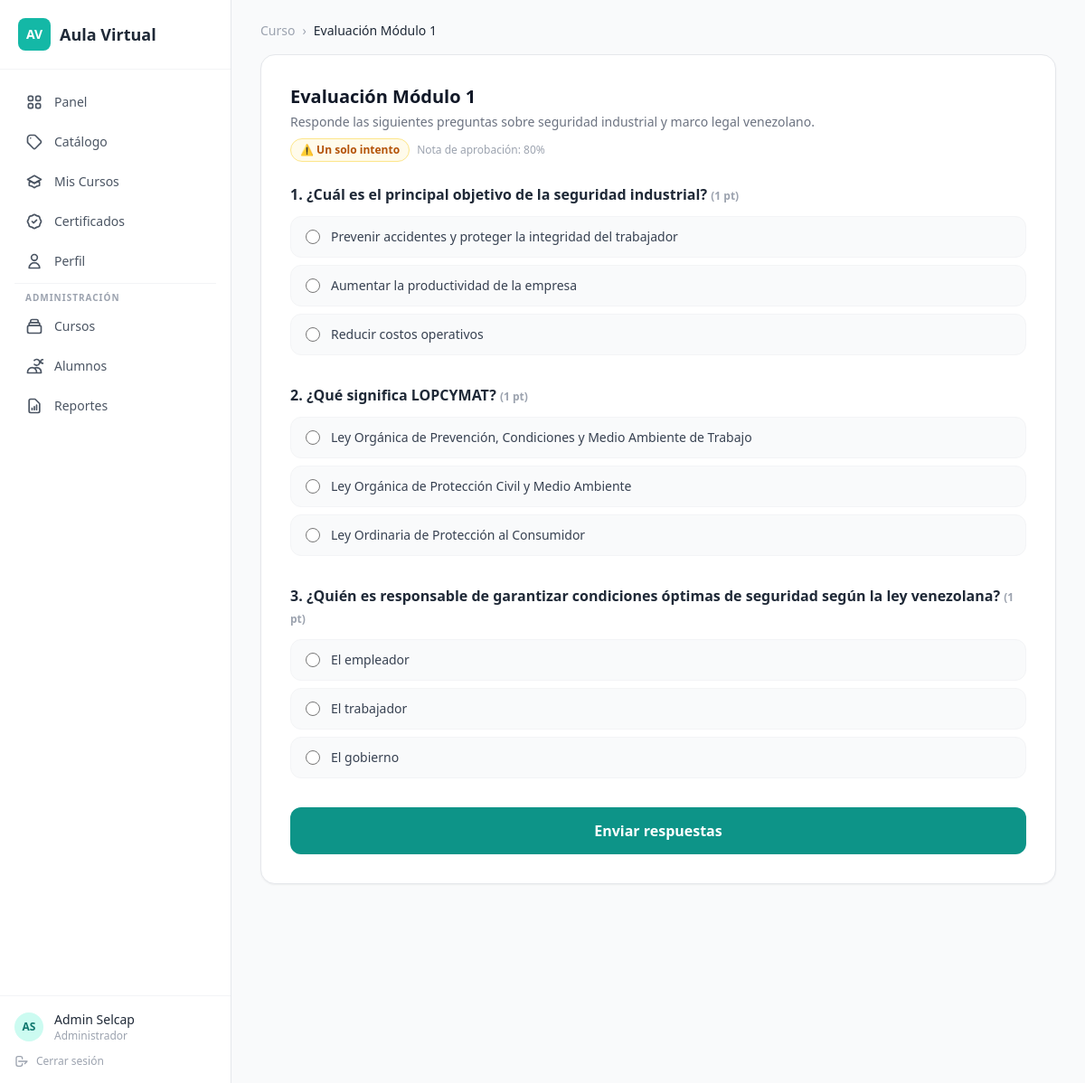
The page /evaluation.php?id=1 (signed in) on the database its author committed.
### tables this page shows
CREATE TABLE users (
    id INT AUTO_INCREMENT PRIMARY KEY,
    email VARCHAR(255) NOT NULL UNIQUE,
    password_hash VARCHAR(255) NOT NULL,
    first_name VARCHAR(100) NOT NULL,
    last_name VARCHAR(100) NOT NULL,
    role ENUM('admin','student') DEFAULT 'student',
    is_active TINYINT(1) DEFAULT 1,
    created_at TIMESTAMP DEFAULT CURRENT_TIMESTAMP
);

CREATE TABLE evaluations (
    id INT AUTO_INCREMENT PRIMARY KEY,
    section_id INT NOT NULL,
    title VARCHAR(255) NOT NULL,
    description TEXT,
    max_attempts INT DEFAULT 1,
    passing_score INT DEFAULT 80,
    sort_order INT DEFAULT 0,
    FOREIGN KEY (section_id) REFERENCES sections(id) ON DELETE CASCADE
);

CREATE TABLE questions (
    id INT AUTO_INCREMENT PRIMARY KEY,
    evaluation_id INT NOT NULL,
    text TEXT NOT NULL,
    type ENUM('multiple_choice') DEFAULT 'multiple_choice',
    points INT DEFAULT 1,
    sort_order INT DEFAULT 0,
    FOREIGN KEY (evaluation_id) REFERENCES evaluations(id) ON DELETE CASCADE
);

CREATE TABLE answers (
    id INT AUTO_INCREMENT PRIMARY KEY,
    question_id INT NOT NULL,
    text TEXT NOT NULL,
    is_correct TINYINT(1) DEFAULT 0,
    sort_order INT DEFAULT 0,
    FOREIGN KEY (question_id) REFERENCES questions(id) ON DELETE CASCADE
);

### includes/auth.php (called while the page is built, shortened)
<?php
require_once __DIR__ . '/config.php';
function isLoggedIn(): bool {
    return isset($_SESSION['user_id']);
}
function currentUser(): ?array {
    try {
        $stmt = db()->prepare('SELECT id, email, first_name, last_name, role FROM users WHERE id = ? AND is_active = 1');
        $stmt->execute([$_SESSION['user_id']]);
        return $stmt->fetch() ?: null;
    } catch (PDOException $e) {
        return null;
    }
}

### includes/config.php (called while the page is built, shortened)
<?php
function db(): PDO {
    static $pdo = null;
    if ($pdo === null) {
        $dsn = sprintf('mysql:host=%s;dbname=%s;charset=%s', DB_HOST, DB_NAME, DB_CHARSET);
        $pdo = new PDO($dsn, DB_USER, DB_PASS, [
            PDO::ATTR_ERRMODE => PDO::ERRMODE_EXCEPTION,
            PDO::ATTR_DEFAULT_FETCH_MODE => PDO::FETCH_ASSOC,
            PDO::ATTR_EMULATE_PREPARES => false,
        ]);
    }
    return $pdo;
}

### evaluation.php (the view, shortened to what this page needs)
<?php
require_once __DIR__ . '/includes/auth.php';
$evalId = (int) ($_GET['id'] ?? 0);
$pdo = db();
$stmt = $pdo->prepare('SELECT e.*, s.course_id FROM evaluations e
    JOIN sections s ON e.section_id = s.id
    WHERE e.id = ?');
$stmt->execute([$evalId]);
$evaluation = $stmt->fetch();
    ?>
    <?php
$qStmt = $pdo->prepare('SELECT * FROM questions WHERE evaluation_id = ? ORDER BY sort_order');
$qStmt->execute([$evalId]);
$questions = $qStmt->fetchAll();
$aStmt = $pdo->prepare('SELECT * FROM answers WHERE question_id IN (SELECT id FROM questions WHERE evaluation_id = ?) ORDER BY sort_order');
$aStmt->execute([$evalId]);
$answersByQ = [];
foreach ($aStmt->fetchAll() as $a) {
    $answersByQ[$a['question_id']][] = $a;
}
$submitted = false;
$score = 0;
$total = 0;
$passed = false;
require __DIR__ . '/includes/header.php';
?>
<nav class="flex items-center gap-2 text-sm text-gray-400 mb-4">
  <a href="<?= BASE_URL ?>/dashboard.php" class="hover:text-selcap-600 transition-colors">Curso</a>
  <span>›</span>
  <span class="text-gray-800 font-medium"><?= htmlspecialchars($evaluation['title']) ?></span>
</nav>
<?php if ($submitted): ?>
  <div class="bg-white rounded-2xl shadow-sm border border-gray-200 p-8 text-center">
    <div class="text-6xl mb-4"><?= $passed ? '🎉' : '📚' ?></div>
    <p class="text-2xl font-extrabold <?= $passed ? 'text-green-600' : 'text-red-500' ?> mb-2">
      <?= round($score) ?>/<?= $total ?> puntos (<?= round($score/$total*100) ?>%)
    </p>
    <p class="text-gray-500 mb-2">
      <?= $passed ? '¡Felicitaciones! Aprobaste la evaluación.' : 'No alcanzaste la nota mínima requerida.' ?>
    </p>
    <p class="text-xs text-gray-400 mb-6">Nota de aprobación: <?= $evaluation['passing_score'] ?? 80 ?>% — Esta evaluación solo permite 1 intento.</p>
    <a href="<?= BASE_URL ?>/dashboard.php" class="bg-selcap-600 hover:bg-selcap-700 text-white font-semibold px-5 py-2.5 rounded-xl transition-colors text-sm">
      Volver al curso
    </a>
  </div>
<?php else: ?>
  <div class="bg-white rounded-2xl shadow-sm border border-gray-200 p-6 sm:p-8">
    <h1 class="text-xl font-bold text-gray-900 mb-1"><?= htmlspecialchars($evaluation['title']) ?></h1>
    <p class="text-gray-500 text-sm mb-2"><?= nl2br(htmlspecialchars($evaluation['description'] ?? '')) ?></p>
    <div class="flex items-center gap-2 mb-6">
      <span class="inline-flex items-center gap-1 px-2.5 py-1 bg-amber-50 border border-amber-200 text-amber-700 text-xs font-semibold rounded-full">
        ⚠️ Un solo intento
      </span>
      <span class="text-xs text-gray-400">Nota de aprobación: <?= $evaluation['passing_score'] ?? 80 ?>%</span>
    </div>
    <form method="POST" class="space-y-8">
      <?php foreach ($questions as $i => $q):
        $answers = $answersByQ[$q['id']] ?? [];
      ?>
        <div>
          <p class="font-semibold text-gray-800 mb-3"><?= $i + 1 ?>. <?= htmlspecialchars($q['text']) ?> <span class="text-xs text-gray-400">(<?= $q['points'] ?> pt<?= $q['points'] !== 1 ? 's' : '' ?>)</span></p>
          <div class="space-y-2">
            <?php foreach ($answers as $a): ?>
              <label class="flex items-center gap-3 px-4 py-3 bg-gray-50 hover:bg-selcap-50 rounded-xl cursor-pointer border border-gray-100 hover:border-selcap-200 transition-colors has-[:checked]:border-selcap-500 has-[:checked]:bg-selcap-50">
                <input type="radio" name="answer[<?= $q['id'] ?>]" value="<?= $a['id'] ?>" required class="accent-selcap-600 w-4 h-4">
                <span class="text-sm text-gray-700"><?= htmlspecialchars($a['text']) ?></span>
              </label>
            <?php endforeach; ?>
          </div>
        </div>
      <?php endforeach; ?>
      <button type="submit" name="submit_eval" value="1"
              class="w-full bg-selcap-600 hover:bg-selcap-700 text-white font-semibold py-3.5 rounded-xl transition-colors text-base">
        Enviar respuestas
      </button>
    </form>
  </div>
<?php endif; ?>
<?php require __DIR__ . '/includes/footer.php'; ?>

### includes/header.php (shortened to what this page needs)
<?php
require_once __DIR__ . '/auth.php';
$user = currentUser();
$isAdmin = $user && $user['role'] === 'admin';
$currentPage = $currentPage ?? '';
?>
<!DOCTYPE html>
<html lang="es">
<head>
  <script src="https://cdn.tailwindcss.com"></script>
</head>
<body class="bg-gray-50 min-h-screen">
<div class="flex min-h-screen">
  <aside class="w-64 bg-white border-r border-gray-200 hidden lg:flex flex-col shrink-0">
    <div class="p-5 border-b border-gray-100">
      <a href="<?= BASE_URL ?>/dashboard.php" class="flex items-center gap-2.5 no-underline">
        <div class="w-9 h-9 bg-selcap-500 rounded-lg flex items-center justify-center">
          <span class="text-white font-extrabold text-sm">AV</span>
        </div>
        <span class="font-bold text-gray-800 text-lg">Aula Virtual</span>
      </a>
    </div>
    <nav class="flex-1 p-4 space-y-1">
      <a href="<?= BASE_URL ?>/dashboard.php" class="flex items-center gap-3 px-3 py-2.5 rounded-xl text-sm font-medium transition-colors
        <?= $currentPage === 'dashboard' ? 'bg-selcap-50 text-selcap-700' : 'text-gray-600 hover:bg-gray-50 hover:text-gray-900' ?>">
        Panel
      </a>
      <a href="<?= BASE_URL ?>/catalogo.php" class="flex items-center gap-3 px-3 py-2.5 rounded-xl text-sm font-medium transition-colors
        <?= $currentPage === 'catalogo' ? 'bg-selcap-50 text-selcap-700' : 'text-gray-600 hover:bg-gray-50 hover:text-gray-900' ?>">
        <svg class="w-5 h-5" fill="none" viewBox="0 0 24 24" stroke="currentColor"><path stroke-linecap="round" stroke-linejoin="round" stroke-width="2" d="M7 7h.01M7 3h5c.512 0 1.024.195 1.414.586l7 7a2 2 0 010 2.828l-7 7a2 2 0 01-2.828 0l-7-7A1.994 1.994 0 013 12V7a4 4 0 014-4z"/></svg>
        Catálogo
      </a>
      <a href="<?= BASE_URL ?>/mis-cursos.php" class="flex items-center gap-3 px-3 py-2.5 rounded-xl text-sm font-medium transition-colors
        <?= $currentPage === 'mis-cursos' ? 'bg-selcap-50 text-selcap-700' : 'text-gray-600 hover:bg-gray-50 hover:text-gray-900' ?>">
        Mis Cursos
      </a>
      <a href="<?= BASE_URL ?>/certificados.php" class="flex items-center gap-3 px-3 py-2.5 rounded-xl text-sm font-medium transition-colors
        <?= $currentPage === 'certificados' ? 'bg-selcap-50 text-selcap-700' : 'text-gray-600 hover:bg-gray-50 hover:text-gray-900' ?>">
        Certificados
      </a>
      <a href="<?= BASE_URL ?>/perfil.php" class="flex items-center gap-3 px-3 py-2.5 rounded-xl text-sm font-medium transition-colors
        <?= $currentPage === 'perfil' ? 'bg-selcap-50 text-selcap-700' : 'text-gray-600 hover:bg-gray-50 hover:text-gray-900' ?>">
        <svg class="w-5 h-5" fill="none" viewBox="0 0 24 24" stroke="currentColor"><path stroke-linecap="round" stroke-linejoin="round" stroke-width="2" d="M16 7a4 4 0 11-8 0 4 4 0 018 0zM12 14a7 7 0 00-7 7h14a7 7 0 00-7-7z"/></svg>
        Perfil
      </a>
      <?php if ($isAdmin): ?>
      <div class="border-t border-gray-100 my-2 pt-2">
        <p class="px-3 text-[10px] text-gray-400 mb-1 uppercase tracking-widest font-semibold">Administración</p>
      </div>
      <a href="<?= BASE_URL ?>/admin/courses.php" class="flex items-center gap-3 px-3 py-2.5 rounded-xl text-sm font-medium transition-colors
        <?= $currentPage === 'cursos' ? 'bg-selcap-50 text-selcap-700' : 'text-gray-600 hover:bg-gray-50 hover:text-gray-900' ?>">
        <svg class="w-5 h-5" fill="none" viewBox="0 0 24 24" stroke="currentColor"><path stroke-linecap="round" stroke-linejoin="round" stroke-width="2" d="M19 11H5m14 0a2 2 0 012 2v6a2 2 0 01-2 2H5a2 2 0 01-2-2v-6a2 2 0 012-2m14 0V9a2 2 0 00-2-2M5 11V9a2 2 0 012-2m0 0V5a2 2 0 012-2h6a2 2 0 012 2v2M7 7h10"/></svg>
        Cursos
      </a>
      <a href="<?= BASE_URL ?>/admin/alumnos.php" class="flex items-center gap-3 px-3 py-2.5 rounded-xl text-sm font-medium transition-colors
        <?= $currentPage === 'alumnos' ? 'bg-selcap-50 text-selcap-700' : 'text-gray-600 hover:bg-gray-50 hover:text-gray-900' ?>">
        <svg class="w-5 h-5" fill="none" viewBox="0 0 24 24" stroke="currentColor"><path stroke-linecap="round" stroke-linejoin="round" stroke-width="2" d="M12 4.354a4 4 0 110 5.292M15 21H3v-1a6 6 0 0112 0v1zm0 0h6v-1a6 6 0 00-9-5.197m13.5-9a2.5 2.5 0 11-5 0 2.5 2.5 0 015 0z"/></svg>
        Alumnos
      </a>
      <a href="<?= BASE_URL ?>/admin/reportes.php" class="flex items-center gap-3 px-3 py-2.5 rounded-xl text-sm font-medium transition-colors
        <?= $currentPage === 'reportes' ? 'bg-selcap-50 text-selcap-700' : 'text-gray-600 hover:bg-gray-50 hover:text-gray-900' ?>">
        <svg class="w-5 h-5" fill="none" viewBox="0 0 24 24" stroke="currentColor"><path stroke-linecap="round" stroke-linejoin="round" stroke-width="2" d="M9 17v-2m3 2v-4m3 4v-6m2 10H7a2 2 0 01-2-2V5a2 2 0 012-2h5.586a1 1 0 01.707.293l5.414 5.414a1 1 0 01.293.707V19a2 2 0 01-2 2z"/></svg>
        Reportes
      </a>
      <?php endif; ?>
    </nav>
    <div class="p-4 border-t border-gray-100">
      <div class="flex items-center gap-3 mb-3">
        <div class="w-8 h-8 rounded-full bg-selcap-100 flex items-center justify-center text-selcap-700 font-bold text-xs">
          <?= strtoupper(substr($user['first_name'] ?? 'U', 0, 1) . substr($user['last_name'] ?? '', 0, 1)) ?>
        </div>
        <div class="min-w-0">
          <p class="text-sm font-medium text-gray-800 truncate"><?= htmlspecialchars(($user['first_name'] ?? '') . ' ' . ($user['last_name'] ?? '')) ?></p>
          <p class="text-xs text-gray-400"><?= $isAdmin ? 'Administrador' : 'Estudiante' ?></p>
        </div>
      </div>
      <a href="<?= BASE_URL ?>/logout.php" class="flex items-center gap-2 text-xs text-gray-400 hover:text-red-500 transition-colors">
        <svg class="w-4 h-4" fill="none" viewBox="0 0 24 24" stroke="currentColor"><path stroke-linecap="round" stroke-linejoin="round" stroke-width="2" d="M17 16l4-4m0 0l-4 4m4-4H7m6 4v1a3 3 0 01-3 3H6a3 3 0 01-3-3V7a3 3 0 013-3h4a3 3 0 013 3v1"/></svg>
        Cerrar sesión
      </a>
    </div>
  </aside>
  <div class="flex-1 lg:ml-0 mt-14 lg:mt-0">
    <main class="max-w-5xl mx-auto px-4 lg:px-8 py-6">

### includes/footer.php (shortened to what this page needs)
</main>
  </div>
</div>
</body>
</html>

### includes/header.php (style rules this page uses)
body { font-family: system-ui, -apple-system, sans-serif; }

### rows shown on the page
users: first_name+last_name "AS", first_name+last_name "Admin Selcap"
evaluations: title "Evaluación Módulo 1", description "Responde las siguientes preguntas sobre seguridad industrial y marco legal venezolano.", passing_score "80"
questions: text "¿Cuál es el principal objetivo de la seguridad industrial?", points "1"
answers: text "Prevenir accidentes y proteger la integridad del trabajador"
answers: text "Aumentar la productividad de la empresa"
answers: text "Reducir costos operativos"
questions: text "¿Qué significa LOPCYMAT?", points "1"
answers: text "Ley Orgánica de Prevención, Condiciones y Medio Ambiente de Trabajo"
answers: text "Ley Orgánica de Protección Civil y Medio Ambiente"
answers: text "Ley Ordinaria de Protección al Consumidor"
questions: text "¿Quién es responsable de garantizar condiciones óptimas de seguridad según la ley venezolana?", points "1"
answers: text "El empleador"
answers: text "El trabajador"
answers: text "El gobierno"
